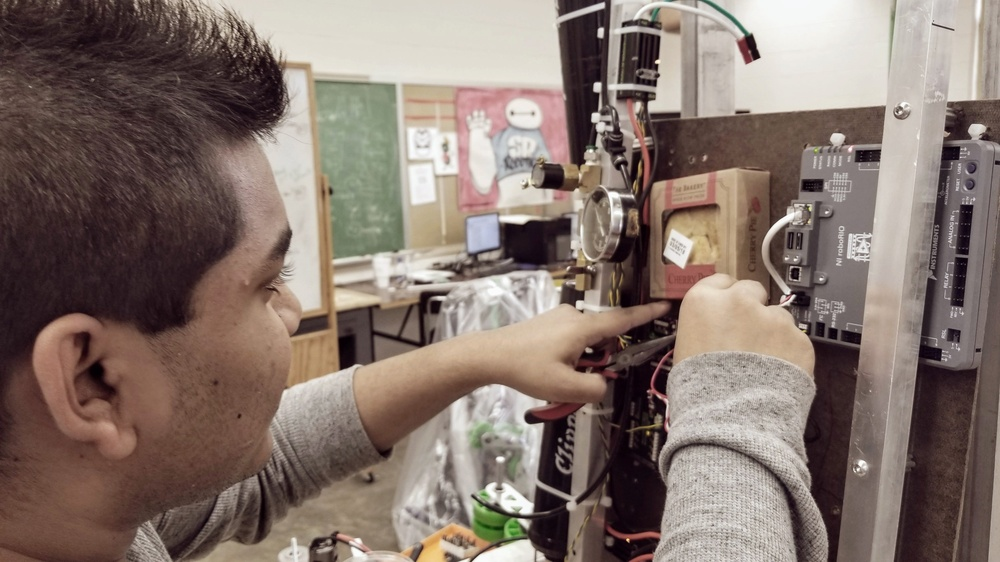
#> input picture py/pillow_python/face.jpg, 1000 x 562 px, shrunk from 4032 x 2268 before the run
$ python randompillow.py
#> lines starting #> are read from the running program, lines starting #| are printed output that depends on the picture
import sys
import time
from random import choice
from PIL import Image, ImageDraw

save_file_ = "upward.png"

class Cools():
    """
    Filter_imag("626201613142.png")
    """

    def __init__(self, filename):
#> called with filename = 'face.jpg'
        self.filename = filename
        self.imag = self.im = Image.open(str(filename))
#> self.imag is the input picture: PIL image 1000x562 RGB; mean R, G, B 132.2, 116.1, 108.1
        self.draw = ImageDraw.Draw(self.imag)
        self.pix = self.imag.load()
        self.size = self.imag.size
#> self.size = (1000, 562)
        self._width = self.size[0]
#> self._width = 1000
        self._height = self.size[1]
#> self._height = 562
        self.line_len = 5

        list(map(lambda wid: list(map(lambda hei:
            self. draw.line([wid, hei, wid + choice([self.line_len, -self.line_len]), hei + choice([self.line_len, -self.line_len])], fill=self.pix[wid, hei], width=1), \
            range(self._height))), range(self._width)))

        # for wid in range(self._width):
        #     for hei in range(self._height):
        #         self. draw.line([wid, hei, wid + choice([self.line_len,   -self.line_len]), hei + choice([self.line_len, -self.line_len])],fill=self.pix[wid, hei], width=1)
        self.imag.save(save_file_)
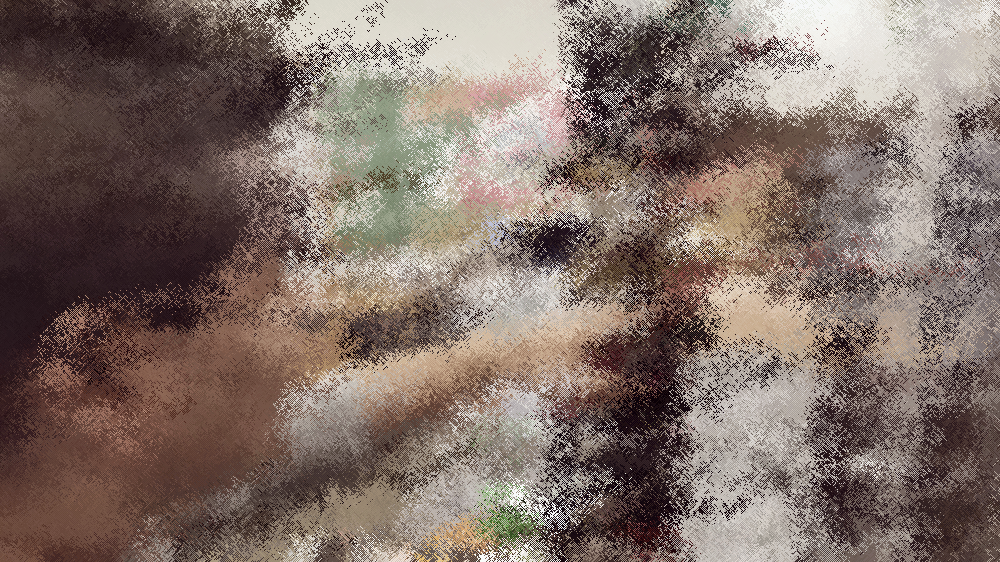
#> saved as upward.png: PIL image 1000x562 RGB; mean R, G, B 128.5, 112.1, 104.4

    def __repr__(self):
        return f"Filter_imag({self.filename})"


llk = Cools("face.jpg")
